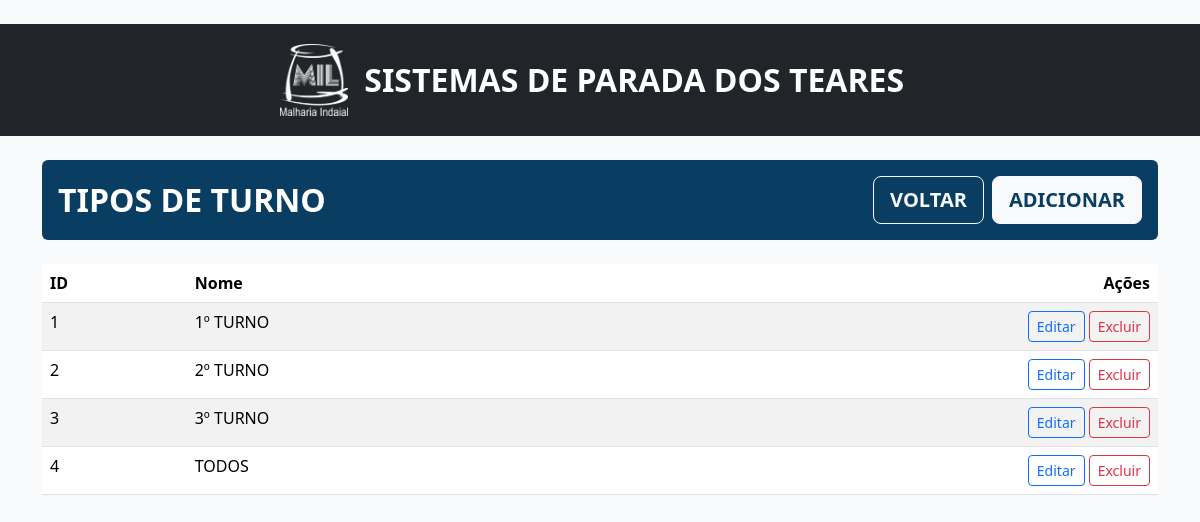
Page /shift-types (signed in) on the committed database.
### tables this page shows
CREATE TABLE shift_types (id INTEGER PRIMARY KEY AUTOINCREMENT, name TEXT NOT NULL UNIQUE);

### app.py (the view)
@app.route('/shift-types')
@login_required
@level_required([5, 6])
def shift_types_list():
    db = get_db()
    shift_types = db.execute('SELECT * FROM shift_types ORDER BY name').fetchall()
    return render_template('shift_types.html', shift_types=shift_types)

### app.py (called while the page is built)
def user_level() -> int:
    try:
        return int(session.get('level', 0))
    except Exception:
        return 0

def level_required(allowed_levels):
    def decorator(func):
        @wraps(func)
        def wrapper(*args, **kwargs):
            if user_level() not in allowed_levels:
                flash('Acesso negado.', 'danger')
                return redirect(url_for('dashboard'))
            return func(*args, **kwargs)
        return wrapper
    return decorator

def login_required(view):
    @wraps(view)
    def wrapped(*args, **kwargs):
        if 'user_id' not in session:
            flash('Faça login para continuar.', 'warning')
            return redirect(url_for('login'))
        return view(*args, **kwargs)
    return wrapped

@app.context_processor
def inject_helpers():
    return {
        'day_label': day_label,
        'format_total': format_total,
        'user_level': user_level,
        'level_allowed': level_allowed,
    }

def ensure_reasons_seed(db: sqlite3.Connection) -> None:
    existing_codes = {row['code'] for row in db.execute('SELECT code FROM reasons').fetchall()}
    missing = [(code, desc) for code, desc in REASONS_SEED if code not in existing_codes]
    if missing:
        db.executemany('INSERT OR IGNORE INTO reasons (code, description) VALUES (?, ?)', missing)
        db.commit()

### templates/shift_types.html
﻿{% extends "base.html" %}
{% block content %}
<div class="d-flex align-items-center justify-content-between mb-4 p-3 rounded" style="background:#0a3d62; color:#fff;">
  <h2 class="mb-0 fw-bold text-uppercase">TIPOS DE TURNO</h2>
  <div class="d-flex gap-2">
    <a class="btn btn-outline-light btn-lg fw-bold text-uppercase" href="{{ url_for('dashboard') }}">Voltar</a>
    <a class="btn btn-light btn-lg fw-bold text-uppercase" style="color:#0a3d62;" href="{{ url_for('shift_types_create') }}">Adicionar</a>
  </div>
</div>
<table class="table table-striped">
  <thead>
    <tr>
      <th>ID</th>
      <th>Nome</th>
      <th class="text-end">Ações</th>
    </tr>
  </thead>
  <tbody>
    {% for t in shift_types %}
    <tr>
      <td>{{ t['id'] }}</td>
      <td>{{ t['name'] }}</td>
      <td class="text-end">
        <a class="btn btn-sm btn-outline-primary" href="{{ url_for('shift_types_edit', type_id=t['id']) }}">Editar</a>
        <form method="post" action="{{ url_for('shift_types_delete', type_id=t['id']) }}" class="d-inline" onsubmit="return confirm('Remover tipo de turno?');">
          <button class="btn btn-sm btn-outline-danger">Excluir</button>
        </form>
      </td>
    </tr>
    {% endfor %}
  </tbody>
</table>
{% endblock %}

### rows in the picture
shift_types: id "1", name "1º TURNO"
shift_types: id "2", name "2º TURNO"
shift_types: id "3", name "3º TURNO"
shift_types: id "4", name "TODOS"
